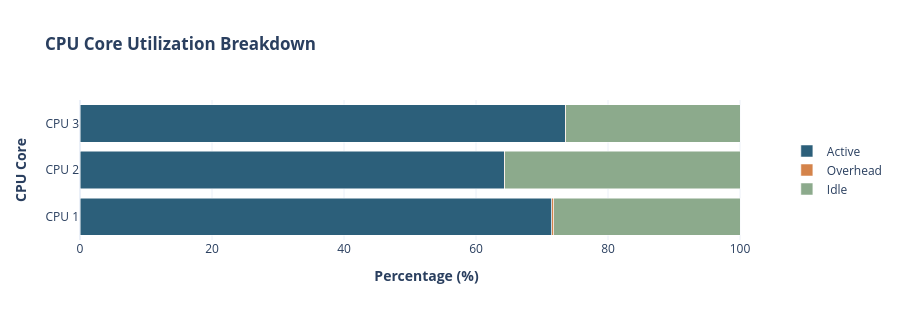
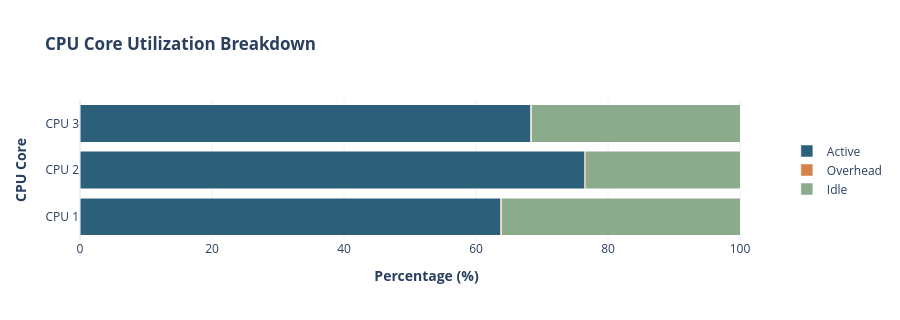
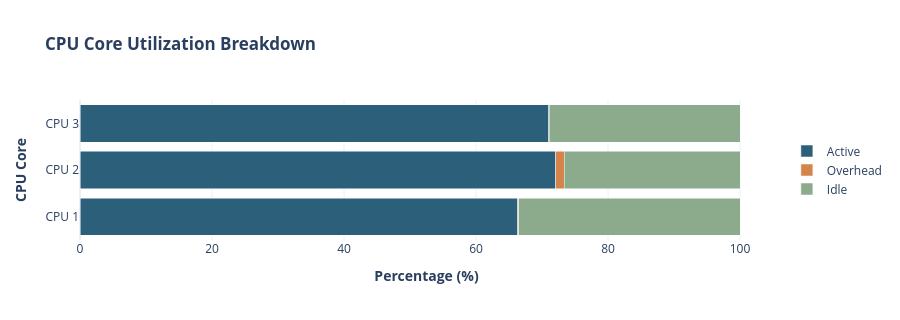
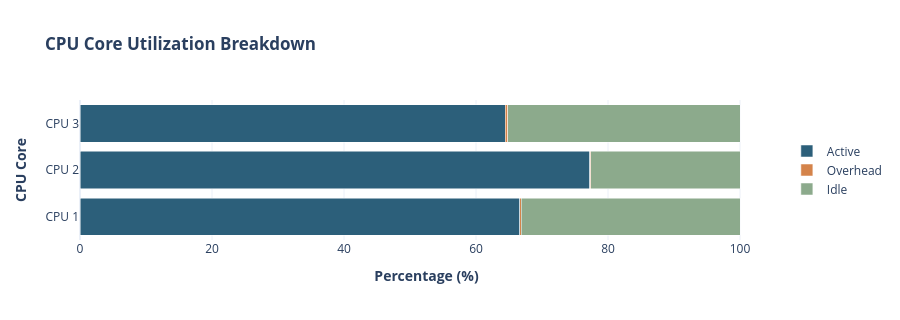

Notebook code for these charts, in order:
### Code cell
# 1. 绘制甘特图
fig_util_CIE_FIFO_IPC = analyze_cpu_utilization(
    preempt_csv = "typical/CIE_FIFO_IPC/feedback_u70_m3_ms05_s20632672_135004_preempt.csv",
    timeline_csv = "typical/CIE_FIFO_IPC/feedback_u70_m3_ms05_s20632672_135004_timeline.csv",
    analysis_window_ms=[50, 900])

fig_util_CIE_FIFO_noIPC = analyze_cpu_utilization(
    preempt_csv = "typical/CIE_FIFO_!IPC/feedback_u70_m3_ms05_s20632672_133705_preempt.csv",
    timeline_csv = "typical/CIE_FIFO_!IPC/feedback_u70_m3_ms05_s20632672_133705_timeline.csv",
    analysis_window_ms=[50, 900])

fig_util_CIE_RR_IPC = analyze_cpu_utilization(
    preempt_csv = "typical/CIE_RR_IPC/feedback_u70_m3_ms05_s20632672_135906_preempt.csv",
    timeline_csv = "typical/CIE_RR_IPC/feedback_u70_m3_ms05_s20632672_135906_timeline.csv",
    analysis_window_ms=[50, 900])

fig_util_CIE_RR_noIPC = analyze_cpu_utilization(
    preempt_csv = "typical/CIE_RR_!IPC/feedback_u70_m3_ms05_s20632672_135045_preempt.csv",
    timeline_csv = "typical/CIE_RR_!IPC/feedback_u70_m3_ms05_s20632672_135045_timeline.csv",
    analysis_window_ms=[50, 900])

fig_util_CIE_OTHER_IPC = analyze_cpu_utilization(
    preempt_csv = "typical/CIE_OTHER_IPC/feedback_u70_m3_ms05_s20632672_140406_preempt.csv",
    timeline_csv = "typical/CIE_OTHER_IPC/feedback_u70_m3_ms05_s20632672_140406_timeline.csv",
    analysis_window_ms=[50, 900])

fig_util_CIE_OTHER_noIPC = analyze_cpu_utilization(
    preempt_csv = "typical/CIE_OTHER_!IPC/feedback_u70_m3_ms05_s20632672_141144_preempt.csv",
    timeline_csv = "typical/CIE_OTHER_!IPC/feedback_u70_m3_ms05_s20632672_141144_timeline.csv",
    analysis_window_ms=[50, 900])

fig_util_MTE_IPC = analyze_cpu_utilization(
    preempt_csv = "typical/MTE_IPC/feedback_u70_m3_ms05_s20632672_141727_preempt.csv",
    timeline_csv = "typical/MTE_IPC/feedback_u70_m3_ms05_s20632672_141727_timeline.csv",
    analysis_window_ms=[50, 900])

fig_util_MTE_noIPC = analyze_cpu_utilization(
    preempt_csv = "typical/MTE_!IPC/feedback_u70_m3_ms05_s20632672_142400_preempt.csv",
    timeline_csv = "typical/MTE_!IPC/feedback_u70_m3_ms05_s20632672_142400_timeline.csv",
    analysis_window_ms=[50, 900])

fig_util_CIE_FIFO_IPC.show()
fig_util_CIE_FIFO_noIPC.show()
fig_util_CIE_RR_IPC.show()
fig_util_CIE_RR_noIPC.show()
fig_util_CIE_OTHER_IPC.show()
fig_util_CIE_OTHER_noIPC.show()
fig_util_MTE_IPC.show()
fig_util_MTE_noIPC.show()

### Figure 1 — Plotly figure (JSON) as saved in the notebook; plotly's stock layout.template omitted (floating-point values rounded to 4 significant figures)
{"data": [{"hovertemplate": "Category=Active<br>Percentage=%{x}<br>CPU=%{y}<extra></extra>", "legendgroup": "Active", "marker": {"color": "#2C5F7A", "pattern": {"shape": ""}}, "name": "Active", "orientation": "h", "showlegend": true, "textposition": "auto", "x": [71.49, 64.29, 73.51], "xaxis": "x", "y": ["CPU 1", "CPU 2", "CPU 3"], "yaxis": "y", "type": "bar"}, {"hovertemplate": "Category=Overhead<br>Percentage=%{x}<br>CPU=%{y}<extra></extra>", "legendgroup": "Overhead", "marker": {"color": "#D4834A", "pattern": {"shape": ""}}, "name": "Overhead", "orientation": "h", "showlegend": true, "textposition": "auto", "x": [0.3025, 0.05456, 0.08402], "xaxis": "x", "y": ["CPU 1", "CPU 2", "CPU 3"], "yaxis": "y", "type": "bar"}, {"hovertemplate": "Category=Idle<br>Percentage=%{x}<br>CPU=%{y}<extra></extra>", "legendgroup": "Idle", "marker": {"color": "#8CAA8C", "pattern": {"shape": ""}}, "name": "Idle", "orientation": "h", "showlegend": true, "textposition": "auto", "x": [28.21, 35.65, 26.41], "xaxis": "x", "y": ["CPU 1", "CPU 2", "CPU 3"], "yaxis": "y", "type": "bar"}], "layout": {"xaxis": {"anchor": "y", "domain": [0.0, 1.0], "title": {"text": "<b>Percentage (%)</b>"}, "range": [0, 105]}, "yaxis": {"anchor": "x", "domain": [0.0, 1.0], "title": {"text": "<b>CPU Core</b>"}}, "legend": {"title": {}, "tracegroupgap": 0, "orientation": "v", "yanchor": "middle", "y": 0.5, "xanchor": "left", "x": 1.02}, "title": {"text": "<b>CPU Core Utilization Breakdown</b>"}, "barmode": "stack", "plot_bgcolor": "white", "paper_bgcolor": "white", "height": 320}}

### Figure 2 — Plotly figure (JSON) as saved in the notebook; plotly's stock layout.template omitted (floating-point values rounded to 4 significant figures)
{"data": [{"hovertemplate": "Category=Active<br>Percentage=%{x}<br>CPU=%{y}<extra></extra>", "legendgroup": "Active", "marker": {"color": "#2C5F7A", "pattern": {"shape": ""}}, "name": "Active", "orientation": "h", "showlegend": true, "textposition": "auto", "x": [63.66, 76.39, 68.31], "xaxis": "x", "y": ["CPU 1", "CPU 2", "CPU 3"], "yaxis": "y", "type": "bar"}, {"hovertemplate": "Category=Overhead<br>Percentage=%{x}<br>CPU=%{y}<extra></extra>", "legendgroup": "Overhead", "marker": {"color": "#D4834A", "pattern": {"shape": ""}}, "name": "Overhead", "orientation": "h", "showlegend": true, "textposition": "auto", "x": [0.2736, 0.1868, 0.1132], "xaxis": "x", "y": ["CPU 1", "CPU 2", "CPU 3"], "yaxis": "y", "type": "bar"}, {"hovertemplate": "Category=Idle<br>Percentage=%{x}<br>CPU=%{y}<extra></extra>", "legendgroup": "Idle", "marker": {"color": "#8CAA8C", "pattern": {"shape": ""}}, "name": "Idle", "orientation": "h", "showlegend": true, "textposition": "auto", "x": [36.06, 23.42, 31.58], "xaxis": "x", "y": ["CPU 1", "CPU 2", "CPU 3"], "yaxis": "y", "type": "bar"}], "layout": {"xaxis": {"anchor": "y", "domain": [0.0, 1.0], "title": {"text": "<b>Percentage (%)</b>"}, "range": [0, 105]}, "yaxis": {"anchor": "x", "domain": [0.0, 1.0], "title": {"text": "<b>CPU Core</b>"}}, "legend": {"title": {}, "tracegroupgap": 0, "orientation": "v", "yanchor": "middle", "y": 0.5, "xanchor": "left", "x": 1.02}, "title": {"text": "<b>CPU Core Utilization Breakdown</b>"}, "barmode": "stack", "plot_bgcolor": "white", "paper_bgcolor": "white", "height": 320}}

### Figure 3 — Plotly figure (JSON) as saved in the notebook; plotly's stock layout.template omitted (floating-point values rounded to 4 significant figures)
{"data": [{"hovertemplate": "Category=Active<br>Percentage=%{x}<br>CPU=%{y}<extra></extra>", "legendgroup": "Active", "marker": {"color": "#2C5F7A", "pattern": {"shape": ""}}, "name": "Active", "orientation": "h", "showlegend": true, "textposition": "auto", "x": [66.31, 72.11, 71.02], "xaxis": "x", "y": ["CPU 1", "CPU 2", "CPU 3"], "yaxis": "y", "type": "bar"}, {"hovertemplate": "Category=Overhead<br>Percentage=%{x}<br>CPU=%{y}<extra></extra>", "legendgroup": "Overhead", "marker": {"color": "#D4834A", "pattern": {"shape": ""}}, "name": "Overhead", "orientation": "h", "showlegend": true, "textposition": "auto", "x": [0.1381, 1.287, 0.08946], "xaxis": "x", "y": ["CPU 1", "CPU 2", "CPU 3"], "yaxis": "y", "type": "bar"}, {"hovertemplate": "Category=Idle<br>Percentage=%{x}<br>CPU=%{y}<extra></extra>", "legendgroup": "Idle", "marker": {"color": "#8CAA8C", "pattern": {"shape": ""}}, "name": "Idle", "orientation": "h", "showlegend": true, "textposition": "auto", "x": [33.56, 26.61, 28.89], "xaxis": "x", "y": ["CPU 1", "CPU 2", "CPU 3"], "yaxis": "y", "type": "bar"}], "layout": {"xaxis": {"anchor": "y", "domain": [0.0, 1.0], "title": {"text": "<b>Percentage (%)</b>"}, "range": [0, 105]}, "yaxis": {"anchor": "x", "domain": [0.0, 1.0], "title": {"text": "<b>CPU Core</b>"}}, "legend": {"title": {}, "tracegroupgap": 0, "orientation": "v", "yanchor": "middle", "y": 0.5, "xanchor": "left", "x": 1.02}, "title": {"text": "<b>CPU Core Utilization Breakdown</b>"}, "barmode": "stack", "plot_bgcolor": "white", "paper_bgcolor": "white", "height": 320}}

### Figure 4 — Plotly figure (JSON) as saved in the notebook; plotly's stock layout.template omitted (floating-point values rounded to 4 significant figures)
{"data": [{"hovertemplate": "Category=Active<br>Percentage=%{x}<br>CPU=%{y}<extra></extra>", "legendgroup": "Active", "marker": {"color": "#2C5F7A", "pattern": {"shape": ""}}, "name": "Active", "orientation": "h", "showlegend": true, "textposition": "auto", "x": [66.63, 77.22, 64.41], "xaxis": "x", "y": ["CPU 1", "CPU 2", "CPU 3"], "yaxis": "y", "type": "bar"}, {"hovertemplate": "Category=Overhead<br>Percentage=%{x}<br>CPU=%{y}<extra></extra>", "legendgroup": "Overhead", "marker": {"color": "#D4834A", "pattern": {"shape": ""}}, "name": "Overhead", "orientation": "h", "showlegend": true, "textposition": "auto", "x": [0.1954, 0.1683, 0.3888], "xaxis": "x", "y": ["CPU 1", "CPU 2", "CPU 3"], "yaxis": "y", "type": "bar"}, {"hovertemplate": "Category=Idle<br>Percentage=%{x}<br>CPU=%{y}<extra></extra>", "legendgroup": "Idle", "marker": {"color": "#8CAA8C", "pattern": {"shape": ""}}, "name": "Idle", "orientation": "h", "showlegend": true, "textposition": "auto", "x": [33.17, 22.61, 35.2], "xaxis": "x", "y": ["CPU 1", "CPU 2", "CPU 3"], "yaxis": "y", "type": "bar"}], "layout": {"xaxis": {"anchor": "y", "domain": [0.0, 1.0], "title": {"text": "<b>Percentage (%)</b>"}, "range": [0, 105]}, "yaxis": {"anchor": "x", "domain": [0.0, 1.0], "title": {"text": "<b>CPU Core</b>"}}, "legend": {"title": {}, "tracegroupgap": 0, "orientation": "v", "yanchor": "middle", "y": 0.5, "xanchor": "left", "x": 1.02}, "title": {"text": "<b>CPU Core Utilization Breakdown</b>"}, "barmode": "stack", "plot_bgcolor": "white", "paper_bgcolor": "white", "height": 320}}
